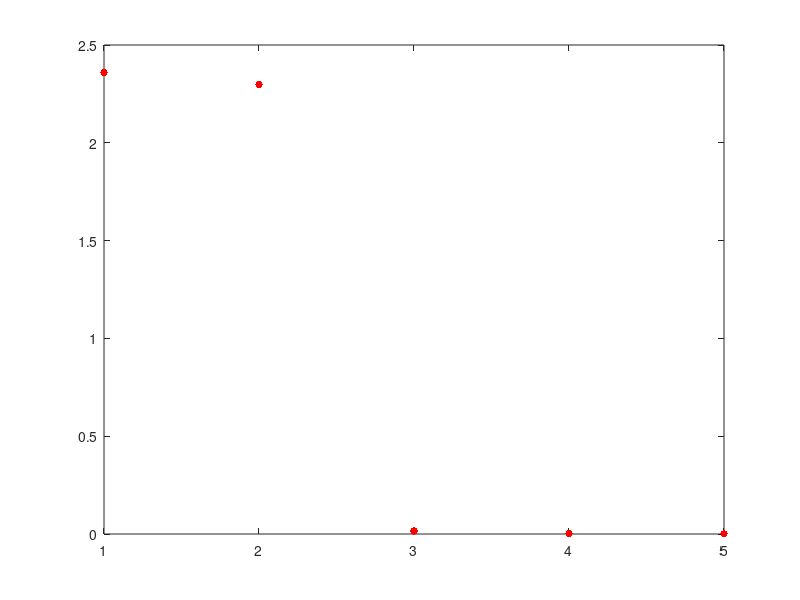
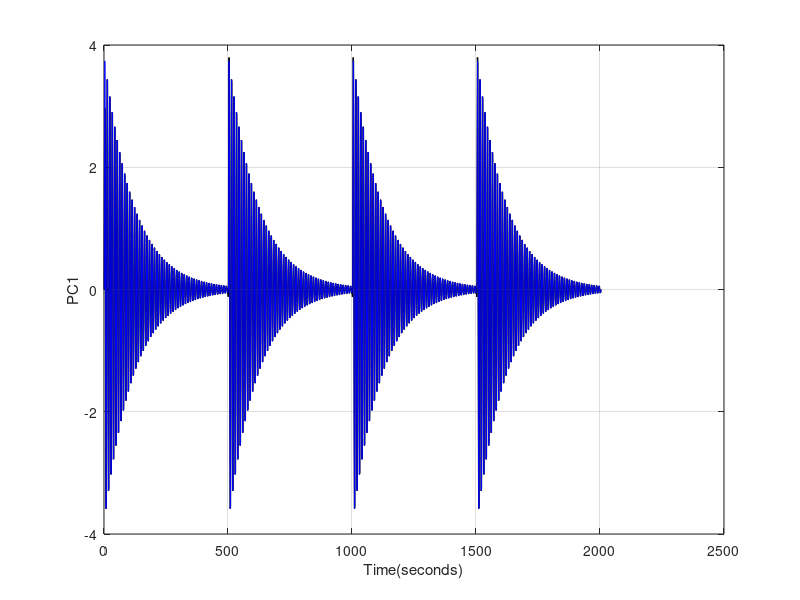

These figures' MATLAB source, in order:
a = 4;
lambda = 0.085;
omega = 2*pi;
f = omega / (2*pi);

TP = 50;
t = 0:1/(10*f):TP*(1/f);
y = a.*exp(-lambda*t).*sin(omega*t);

y1 = y;
Y_saw_profile = horzcat(y,y1,y1,y1);
delT = 1/(10*f);
T = 0:delT:40*TP*delT + 3*delT;

plot(T, Y_saw_profile);

M = 5;
N = length(Y_saw_profile);
N1 = N-M+1;

D = zeros(N1,M);
for i=1:N1
    D(i,:) = Y_saw_profile(i:i+M-1);
end

C = (1/N1)*(D'*D);
[right_vecs, vals, left_vecs] = eig(C);

[d,ind] = sort(diag(vals));
Eigvals = flip(d,1);
ind_sort = flip(ind,1);

rho_jk = left_vecs(:,ind_sort);
plot(Eigvals,'r.','MarkerSize',16)

M = length(rho_jk(:,1));

A1 = zeros(N1,1);
A2 = zeros(N1,1);
A3 = zeros(N1,1);
A4 = zeros(N1,1);

for i=1:N1
    sum1 = 0;
    sum2 = 0;
    sum3 = 0;
    sum4 = 0;
    
    for j=1:M
        rho = rho_jk(j,1);
        y = Y_saw_profile(i+j-1);
        sum1 = sum1 + y * rho;     
    end
    A1(i) = sum1;

    for j=1:M
        rho = rho_jk(j,2);
        y = Y_saw_profile(i+j-1);
        sum2 = sum2 + y * rho;              
    end
    A2(i) = sum2;   
    
    for j=1:M
        rho = rho_jk(j,3);
        y = Y_saw_profile(i+j-1);
        sum3 = sum3 + y * rho;                
    end
    A3(i) = sum3; 
    
    for j=1:M
        rho = rho_jk(j,4);
        y = Y_saw_profile(i+j-1);
        sum4 = sum4 + y * rho;        
    end
    A4(i) = sum4;

end

%Reconstruction
Rec1 = zeros(length(Y_saw_profile),1);
K = 4;

a = zeros(K,N1);
a(1,:) = A1;
a(2,:) = A2;
a(3,:) = A3;
a(4,:) = A4;

for i=1:length(Rec1)
    if i <= M-1
        sum1 = 0;   
        for k=1:K
            for j=1:i
                ak = a(k,i-j+1);
                rho_k = rho_jk(j,k);
                sum1 = sum1 + ak * rho_k;
            end
        end
        Mt = (1/(i+1));
        Rec1(i) = Mt * sum1;

    elseif (M <= i)&& (i<= N1)
        sum2 = 0;
        for k=1:K
            for j=1:M
                ak = a(k,i-j+1);
                rho_k = rho_jk(j,k);
                sum2 = sum2 + ak * rho_k;
            end
        end
        Mt = (1/M);
        Rec1(i) = Mt * sum2;
        
    elseif (N1+1 <= i)&&(i <=N)
        sum3 = 0;
        for k=1:K
            for j=i-N+M:M
                ak = a(k,i-j+1);
                rho_k = rho_jk(j,k);
                sum3 = sum3 + ak * rho_k;
            end
        end
        Mt = (1/(N-i+1));
        Rec1(i) = Mt * sum3;
    end
end

% figure;
% plot(A1+A2+A3+A4,'k','linewidth',2.0)
% hold on;
% plot(Y_saw_profile,'b','linewidth',0.5)
% %plot(A3,'r','linewidth',0.5)
% %plot(A4,'g','linewidth',0.5)
% xlabel('Time(seconds)')
% ylabel('PC1')
% grid('on')

figure;
plot(Rec1,'k-','linewidth',1.0)
hold on;
plot(Y_saw_profile,'b','linewidth',0.5)
%plot(A3,'r','linewidth',0.5)
%plot(A4,'g','linewidth',0.5)
xlabel('Time(seconds)')
ylabel('PC1')
grid('on')